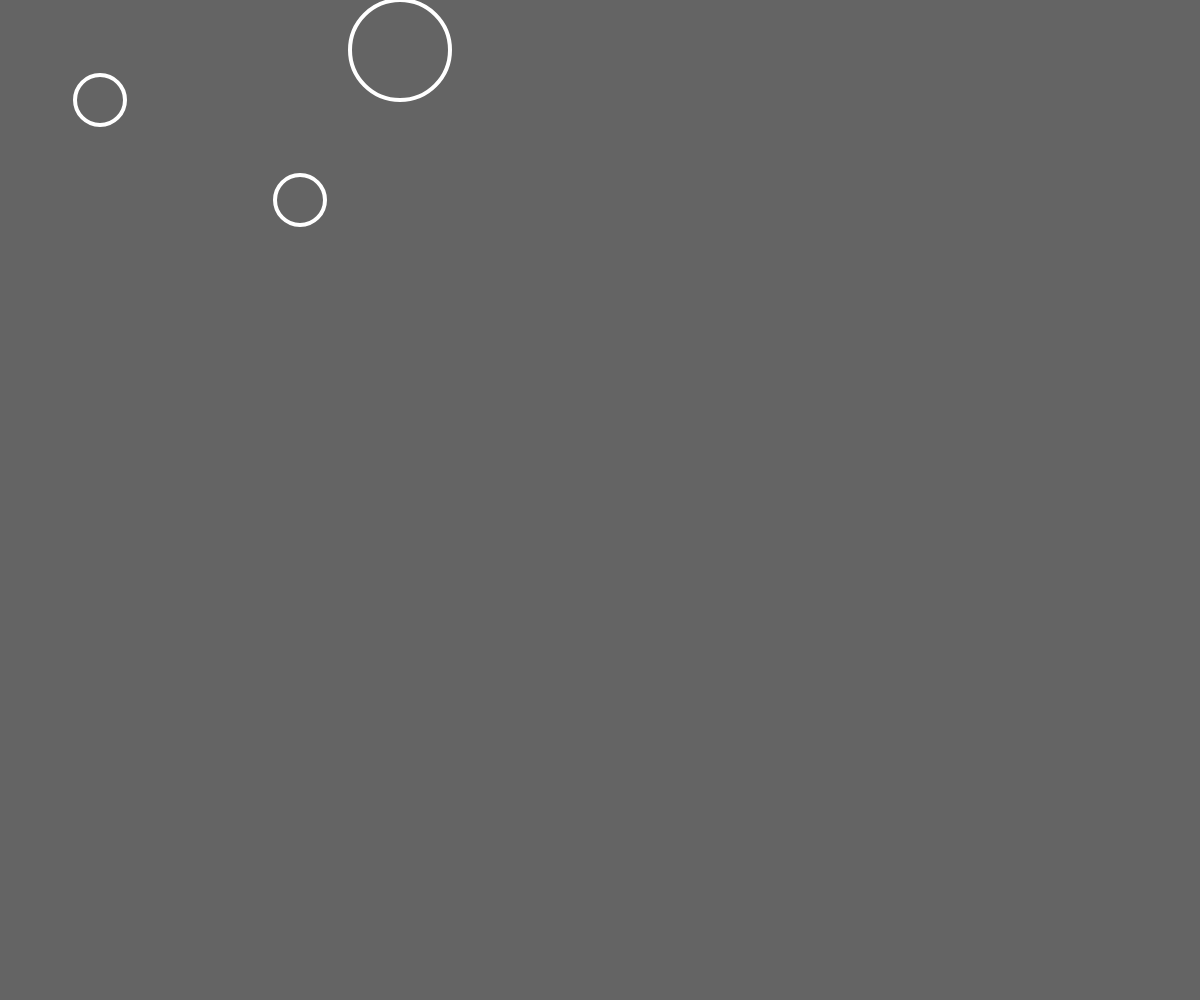
Frame 1 (no input)
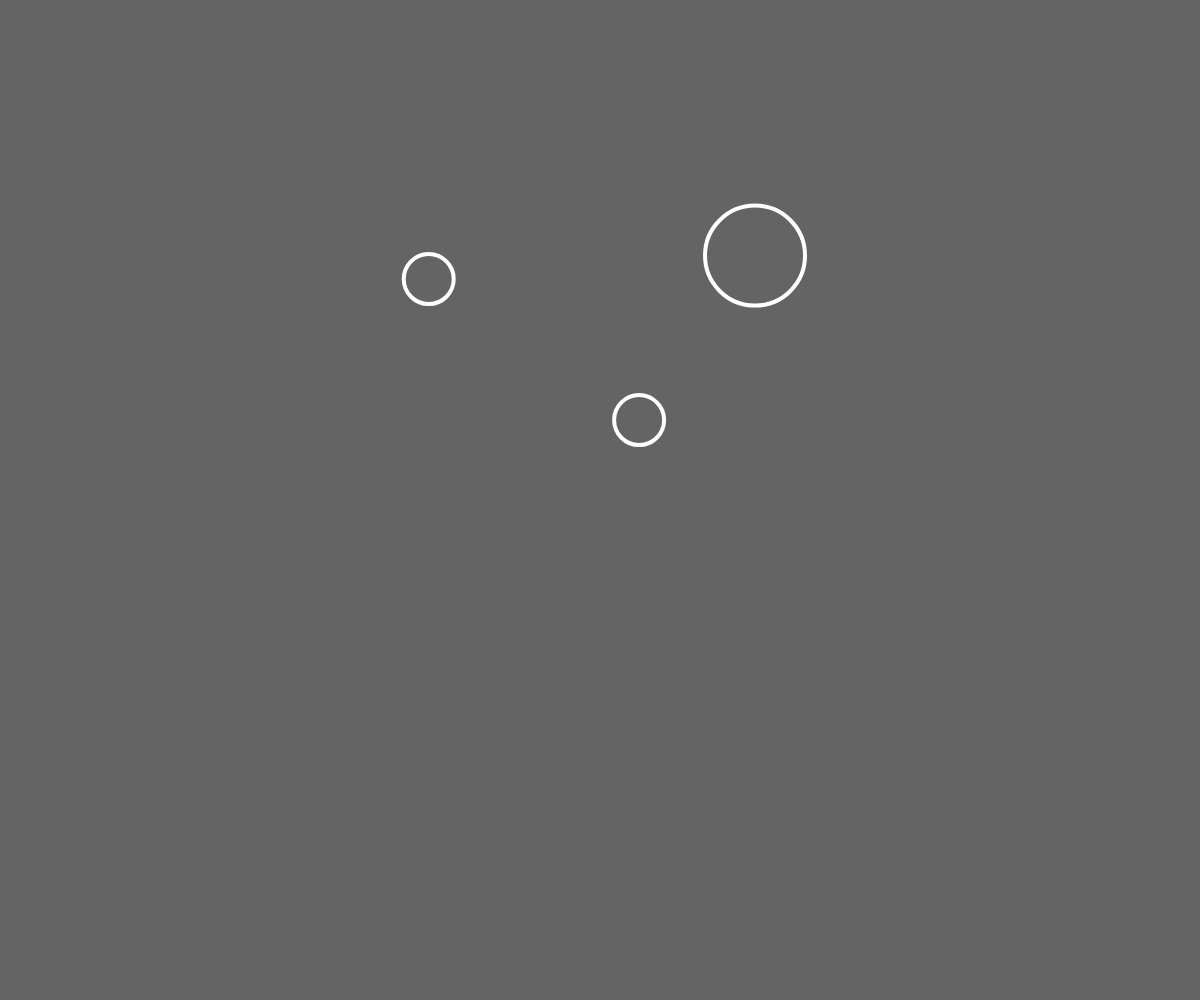
Frame 60 (no input)
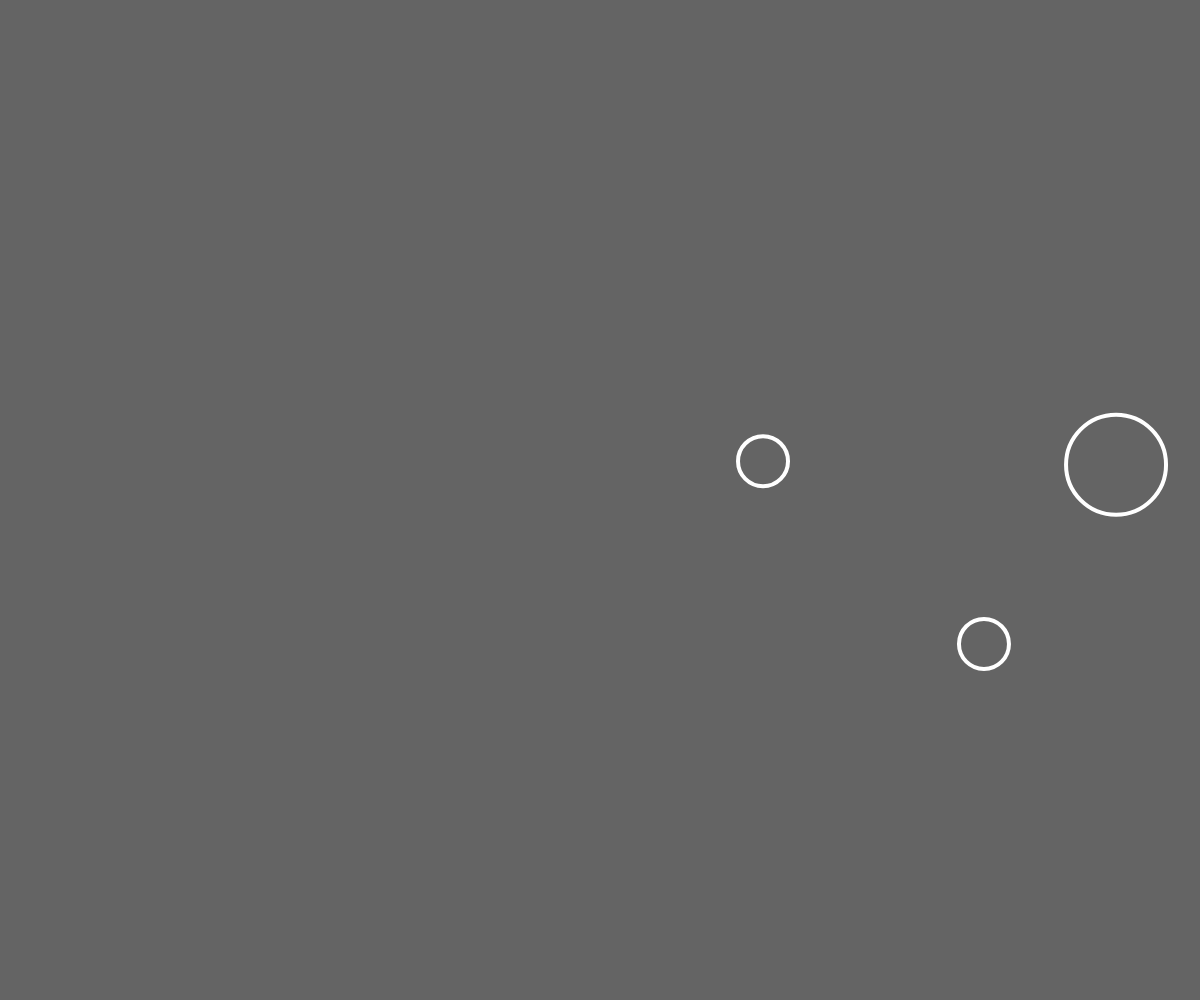
Frame 120 (the mouse pressed at the canvas centre since frame 60)

The p5.js sketch that drew these frames (run headless with seeded random() and noise() and a simulated clock; from frame 60 on, the mouse is pressed at the canvas centre):

// p5.js sketch
// ── sketch.js
var col = 100;

function setup() {
  createCanvas(windowWidth, windowHeight);
  bubble1 = new BounceBall(100, 100, 50);
  bubble2 = new BounceBall(300, 200, 50);
  bubble3 = new BounceBall(400, 50, 100);
}

function draw() {
  background(col);      
  bubble1.show();
  bubble1.move();
  bubble2.show();
  bubble2.move();
  bubble3.show();
  bubble3.move();
}

function windowResized() {
  resizeCanvas(windowWidth, windowHeight);
}  

// ── BounceBall.js
class BounceBall {
  constructor(x,y, r) {
    this.x = x;
    this.y = y;
    this.r = r;
    this.xspeed = random(2,7);
    this.yspeed = random(2,7);    
  }
  
  show() {
    stroke(255);
    strokeWeight(4);
    noFill();
    ellipse(this.x, this.y, this.r);
  }
  
  move() {
    
    // bounce
    if (this.x < 0 || this.x > width) {
      this.xspeed = -this.xspeed;
    }    
    if (this.y < 0 || this.y > height) {
    this.yspeed = -this.yspeed;
    }
    
    this.x = this.x + this.xspeed;
    this.y = this.y + this.yspeed;
  } 
  
}
